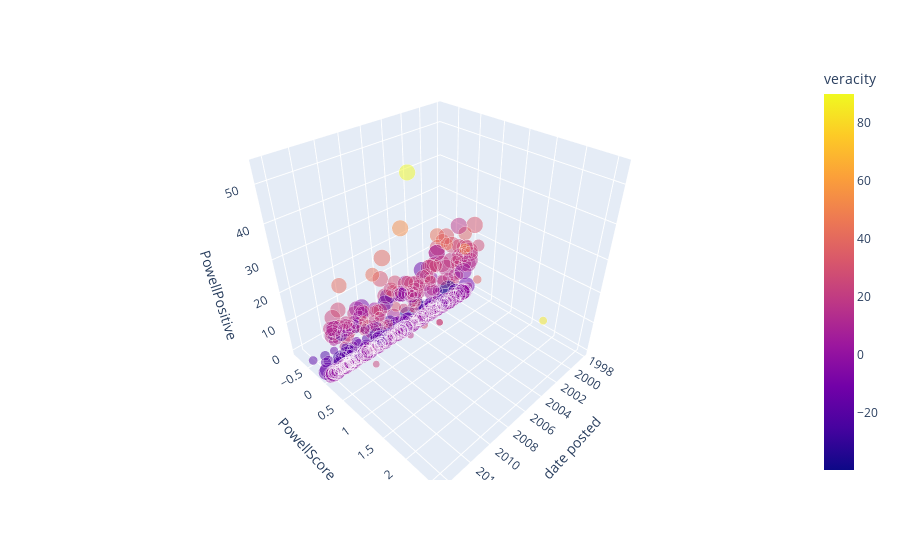

Write notebook code for a chart like this one.
### Markdown cell above
### This one shows Date Posted vs PowellScore & PowellPositive Variables.

### Code cell
import plotly.express as px
from plotly.offline import init_notebook_mode, iplot
init_notebook_mode(connected=True)

# graph
fig = px.scatter_3d(robert, x='date posted', y='PowellScore', z='PowellPositive',
              color='veracity',
              size = 'comment_length',
              hover_name = 'city',
              hover_data=['city','state','comments'],              
              opacity=0.5,
              size_max=17
                   )
fig.show()

### Figure 1 — Plotly figure (JSON) as saved in the notebook; plotly's stock layout.template omitted (floating-point values rounded to 4 significant figures; data arrays with more than 128 entries replaced by an {"elided": "..."} marker saying what was removed)
{"data": [{"customdata": {"elided": "500x3 str values"}, "hovertemplate": "<b>%{hovertext}</b><br><br>date posted=%{x}<br>PowellScore=%{y}<br>PowellPositive=%{z}<br>comment_length=%{marker.size}<br>city=%{customdata[0]}<br>state=%{customdata[1]}<br>comments=%{customdata[2]}<br>veracity=%{marker.color}<extra></extra>", "hovertext": {"elided": "500 str values"}, "legendgroup": "", "marker": {"color": {"elided": "500 float values"}, "coloraxis": "coloraxis", "opacity": 0.5, "size": {"elided": "500 int values"}, "sizemode": "area", "sizeref": 0.519, "symbol": "circle"}, "mode": "markers", "name": "", "scene": "scene", "showlegend": false, "x": {"elided": "500 str values"}, "y": {"elided": "500 float values"}, "z": {"elided": "500 float values"}, "type": "scatter3d"}], "layout": {"scene": {"domain": {"x": [0, 1], "y": [0, 1]}, "xaxis": {"title": {"text": "date posted"}, "type": "date"}, "yaxis": {"title": {"text": "PowellScore"}, "type": "linear"}, "zaxis": {"title": {"text": "PowellPositive"}, "type": "linear"}, "aspectratio": {"x": 1, "y": 1, "z": 1}, "aspectmode": "auto"}, "coloraxis": {"colorbar": {"title": {"text": "veracity"}}, "colorscale": [[0, "#0d0887"], [0.1111, "#46039f"], [0.2222, "#7201a8"], [0.3333, "#9c179e"], [0.4444, "#bd3786"], [0.5556, "#d8576b"], [0.6667, "#ed7953"], [0.7778, "#fb9f3a"], [0.8889, "#fdca26"], [1, "#f0f921"]]}, "legend": {"tracegroupgap": 0, "itemsizing": "constant"}, "margin": {"t": 60}, "autosize": true}}
